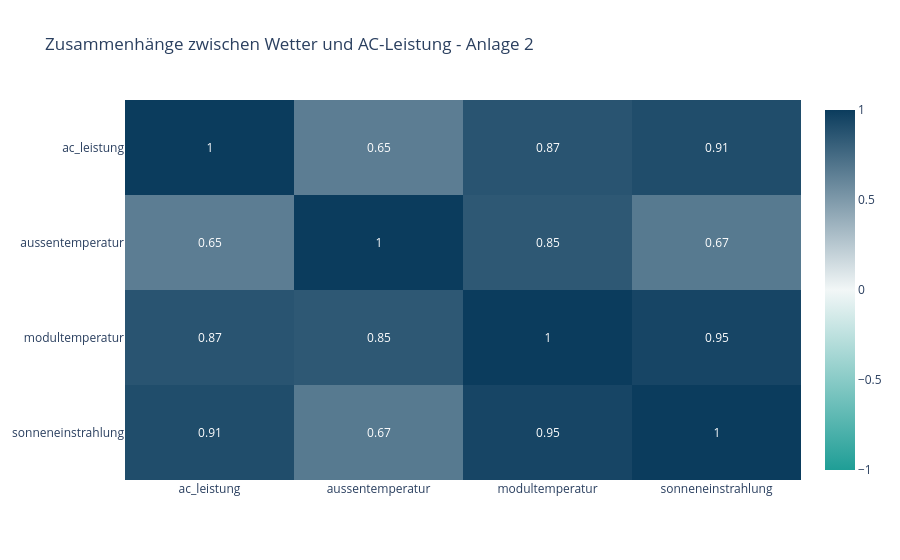

The notebook cell this image was saved under:
### Markdown cell above
## Heatmap für Anlage 2

### Code cell
# Korrelationen von Anlage 2 als Heatmap darstellen

fig = px.imshow(
    korrelation_temp_anlage2,
    text_auto=True,
    aspect="auto",
    color_continuous_scale=["#1F9E96",  # Türkis: niedrige Werte
    "#F2F7F7",  # Fast Weiß: mittlere Werte
    "#0B3C5D"   # Dunkelblau: hohe Werte
    ],
    zmin=-1,
    zmax=1,
    title="Zusammenhänge zwischen Wetter und AC-Leistung - Anlage 2",
)

fig.show()

### Figure 1 — Plotly figure (JSON) as saved in the notebook; plotly's stock layout.template omitted (floating-point values rounded to 4 significant figures)
{"data": [{"coloraxis": "coloraxis", "hovertemplate": "x: %{x}<br>y: %{y}<br>color: %{z}<extra></extra>", "name": "0", "texttemplate": "%{z}", "type": "heatmap", "x": ["ac_leistung", "aussentemperatur", "modultemperatur", "sonneneinstrahlung"], "xaxis": "x", "y": ["ac_leistung", "aussentemperatur", "modultemperatur", "sonneneinstrahlung"], "yaxis": "y", "z": [[1.0, 0.65, 0.87, 0.91], [0.65, 1.0, 0.85, 0.67], [0.87, 0.85, 1.0, 0.95], [0.91, 0.67, 0.95, 1.0]]}], "layout": {"coloraxis": {"autocolorscale": false, "cmax": 1, "cmin": -1, "colorscale": [[0, "#1F9E96"], [0.5, "#F2F7F7"], [1, "#0B3C5D"]]}, "title": {"text": "Zusammenhänge zwischen Wetter und AC-Leistung - Anlage 2"}, "xaxis": {"anchor": "y", "domain": [0, 1]}, "yaxis": {"anchor": "x", "autorange": "reversed", "domain": [0, 1]}}}
